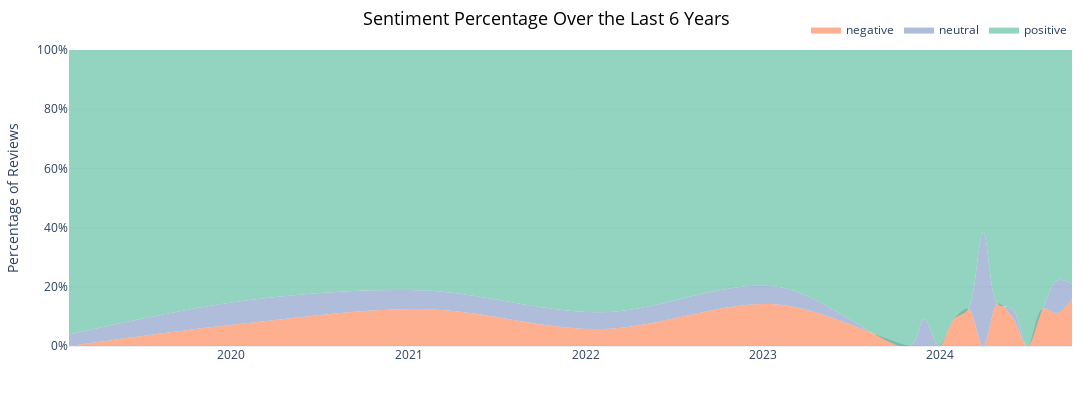

The code cell stored with this chart in its notebook:
### Code cell
# Plot the evolution of distribution of reviews on time based on sentiments
def plotSentimentTrend(df, years_limit = 6):
    # Convert date to datetime format and handle missing values
    df['date'] = pd.to_datetime(df['date'], errors='coerce')
    df = df.dropna(subset=['date'])
    
    # Filter only the last 6 years
    last_six_years = datetime.datetime.now() - pd.DateOffset(years=years_limit)
    df = df[df['date'] >= last_six_years]

    # Set date as index for resampling
    df.set_index('date', inplace=True)
    
    # Resample to monthly and count sentiments
    sentiment_counts = df.resample('M')['sentiment_label'].value_counts().unstack().fillna(0)

    # Calculate the percentage for each sentiment type
    sentiment_percentage = sentiment_counts.div(sentiment_counts.sum(axis=1), axis=0) * 100
    sentiment_percentage = sentiment_percentage.round(2)
    sentiment_percentage = sentiment_percentage.reset_index().melt(id_vars=['date'], value_name='percentage', var_name='sentiment_label')
    
    # Plot sentiment percentage evolution
    fig = px.area(
        sentiment_percentage,
        x='date',
        y='percentage',
        color='sentiment_label',
        title='Sentiment Percentage Over the Last 6 Years',
        labels={'date': '', 'percentage': 'Percentage of Reviews (%)', 'sentiment_label': 'Sentiment'},
        template='plotly_white',
    )

    # Customize layout
    fig.update_layout(
        title=dict(x=0.5, xanchor='center', font=dict(size=18, color='black')),
        xaxis=dict(showgrid=False, zeroline=False),
        yaxis=dict(showgrid=True, title='Percentage of Reviews', ticksuffix='%'),
        legend=dict(title='', orientation='h', yanchor='bottom', y=1.02, xanchor='right', x=1),
        margin=dict(l=20, r=20, t=50, b=20),
        plot_bgcolor='rgba(0,0,0,0)',
        hovermode='x unified',
        width=1200,
        height=400,
    )

    # Customize color for sentiment categories
    color_map = {
        'positive': 'rgba(102, 194, 165, 0.7)', 
        'neutral': 'rgba(141, 160, 203, 0.7)', 
        'negative': 'rgba(252, 141, 98, 0.7)'
    }
    fig.for_each_trace(lambda trace: trace.update(line=dict(width=0, shape='spline'), fill='tonexty', fillcolor=color_map.get(trace.name, 'rgba(150, 150, 150, 0.5)')))

    # Remove the plot frame and keep the visualization as clean as possible
    fig.update_xaxes(showline=False)
    fig.update_yaxes(showline=False, range=[0, 100])  # Percentage scale from 0 to 100

    fig.show()

plotSentimentTrend(reviews)

### Figure 1 — Plotly figure (JSON) as saved in the notebook; plotly's stock layout.template omitted (floating-point values rounded to 4 significant figures)
{"data": [{"fill": "tonexty", "fillcolor": "rgba(252, 141, 98, 0.7)", "fillpattern": {"shape": ""}, "hovertemplate": "Sentiment=negative<br>=%{x}<br>Percentage of Reviews (%)=%{y}<extra></extra>", "legendgroup": "negative", "line": {"color": "#636efa", "shape": "spline", "width": 0}, "marker": {"symbol": "circle"}, "mode": "lines", "name": "negative", "orientation": "v", "showlegend": true, "stackgroup": "1", "type": "scatter", "x": ["2019-01-31T00:00:00", "2020-01-31T00:00:00", "2021-01-31T00:00:00", "2022-01-31T00:00:00", "2023-01-31T00:00:00", "2023-10-31T00:00:00", "2023-11-30T00:00:00", "2023-12-31T00:00:00", "2024-01-31T00:00:00", "2024-02-29T00:00:00", "2024-03-31T00:00:00", "2024-04-30T00:00:00", "2024-05-31T00:00:00", "2024-06-30T00:00:00", "2024-07-31T00:00:00", "2024-08-31T00:00:00", "2024-09-30T00:00:00"], "xaxis": "x", "y": [0, 7.69, 12.5, 5.71, 14, 0, 0, 0, 9.09, 12.5, 0, 14.29, 9.38, 0, 12.5, 11.11, 15.79], "yaxis": "y"}, {"fill": "tonexty", "fillcolor": "rgba(141, 160, 203, 0.7)", "fillpattern": {"shape": ""}, "hovertemplate": "Sentiment=neutral<br>=%{x}<br>Percentage of Reviews (%)=%{y}<extra></extra>", "legendgroup": "neutral", "line": {"color": "#EF553B", "shape": "spline", "width": 0}, "marker": {"symbol": "circle"}, "mode": "lines", "name": "neutral", "orientation": "v", "showlegend": true, "stackgroup": "1", "type": "scatter", "x": ["2019-01-31T00:00:00", "2020-01-31T00:00:00", "2021-01-31T00:00:00", "2022-01-31T00:00:00", "2023-01-31T00:00:00", "2023-10-31T00:00:00", "2023-11-30T00:00:00", "2023-12-31T00:00:00", "2024-01-31T00:00:00", "2024-02-29T00:00:00", "2024-03-31T00:00:00", "2024-04-30T00:00:00", "2024-05-31T00:00:00", "2024-06-30T00:00:00", "2024-07-31T00:00:00", "2024-08-31T00:00:00", "2024-09-30T00:00:00"], "xaxis": "x", "y": [3.85, 7.69, 6.25, 5.71, 6, 0, 9.09, 0, 0, 0, 38.46, 0, 3.12, 0, 0, 11.11, 5.26], "yaxis": "y"}, {"fill": "tonexty", "fillcolor": "rgba(102, 194, 165, 0.7)", "fillpattern": {"shape": ""}, "hovertemplate": "Sentiment=positive<br>=%{x}<br>Percentage of Reviews (%)=%{y}<extra></extra>", "legendgroup": "positive", "line": {"color": "#00cc96", "shape": "spline", "width": 0}, "marker": {"symbol": "circle"}, "mode": "lines", "name": "positive", "orientation": "v", "showlegend": true, "stackgroup": "1", "type": "scatter", "x": ["2019-01-31T00:00:00", "2020-01-31T00:00:00", "2021-01-31T00:00:00", "2022-01-31T00:00:00", "2023-01-31T00:00:00", "2023-10-31T00:00:00", "2023-11-30T00:00:00", "2023-12-31T00:00:00", "2024-01-31T00:00:00", "2024-02-29T00:00:00", "2024-03-31T00:00:00", "2024-04-30T00:00:00", "2024-05-31T00:00:00", "2024-06-30T00:00:00", "2024-07-31T00:00:00", "2024-08-31T00:00:00", "2024-09-30T00:00:00"], "xaxis": "x", "y": [96.15, 84.62, 81.25, 88.57, 80, 100, 90.91, 100, 90.91, 87.5, 61.54, 85.71, 87.5, 100, 87.5, 77.78, 78.95], "yaxis": "y"}], "layout": {"height": 400, "hovermode": "x unified", "legend": {"orientation": "h", "title": {"text": ""}, "tracegroupgap": 0, "x": 1, "xanchor": "right", "y": 1.02, "yanchor": "bottom"}, "margin": {"b": 20, "l": 20, "r": 20, "t": 50}, "plot_bgcolor": "rgba(0,0,0,0)", "title": {"font": {"color": "black", "size": 18}, "text": "Sentiment Percentage Over the Last 6 Years", "x": 0.5, "xanchor": "center"}, "width": 1200, "xaxis": {"anchor": "y", "domain": [0, 1], "showgrid": false, "showline": false, "title": {"text": ""}, "zeroline": false}, "yaxis": {"anchor": "x", "domain": [0, 1], "range": [0, 100], "showgrid": true, "showline": false, "ticksuffix": "%", "title": {"text": "Percentage of Reviews"}}}}
